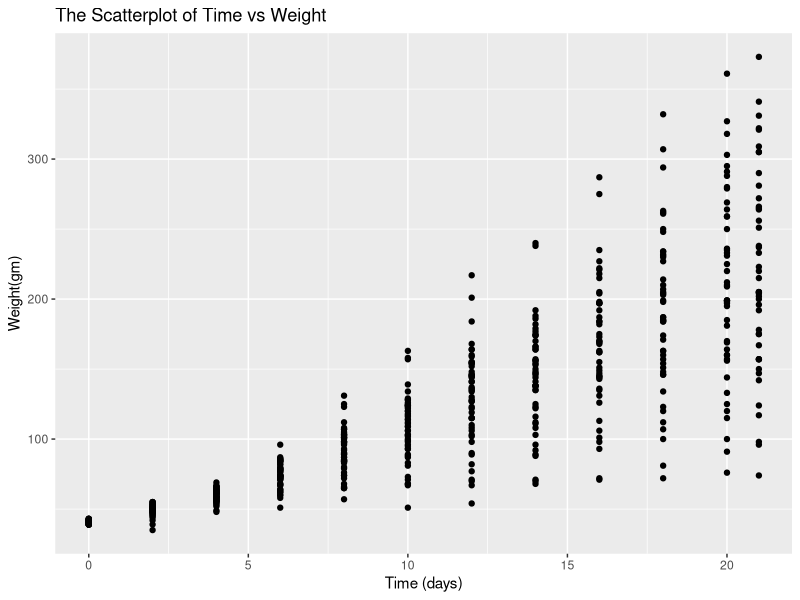
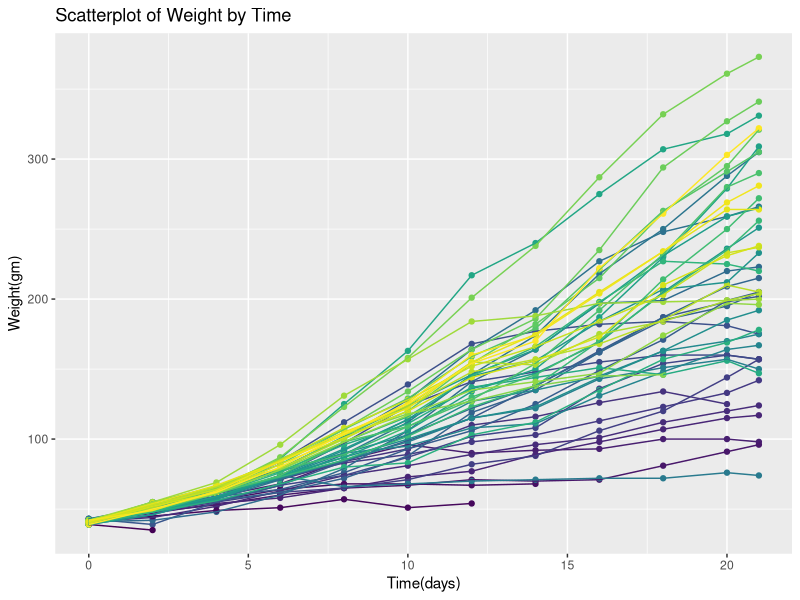
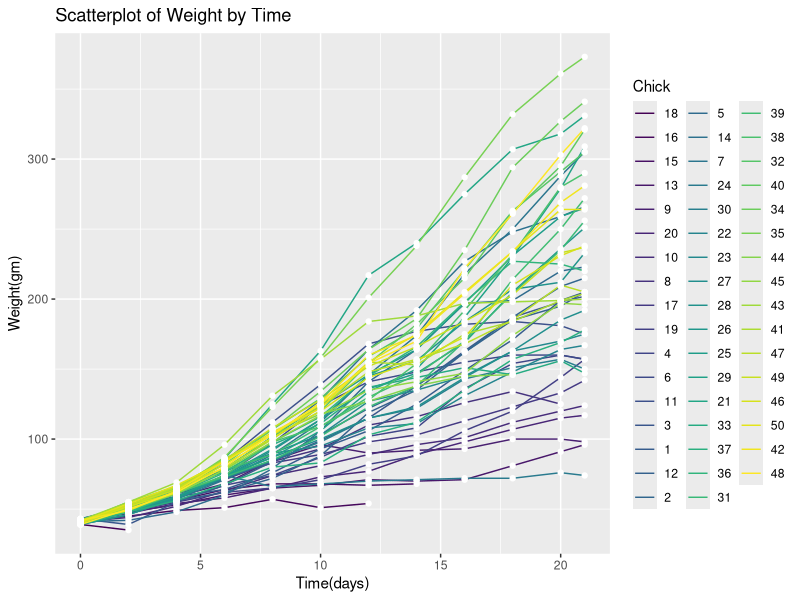
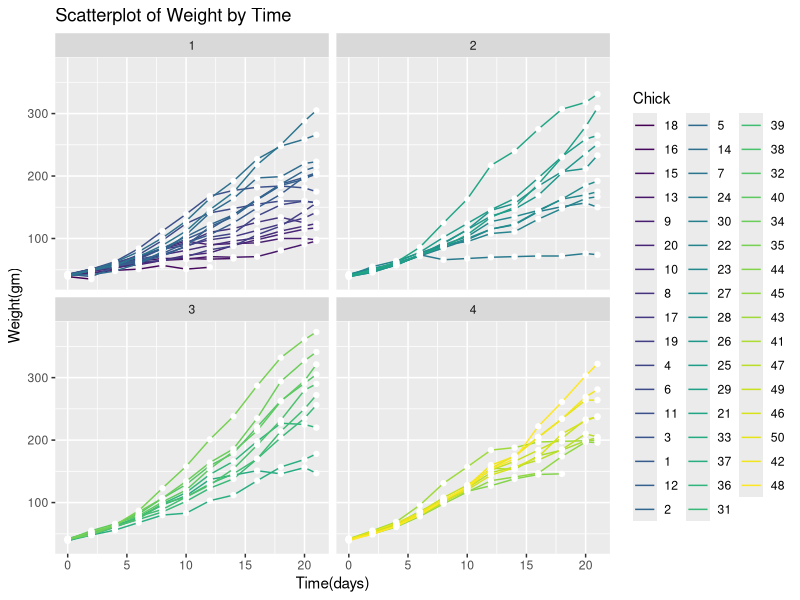
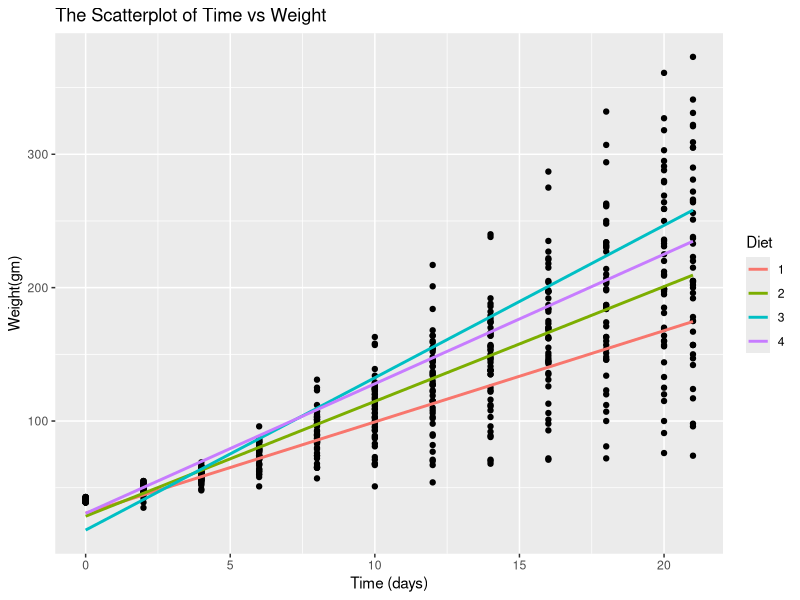
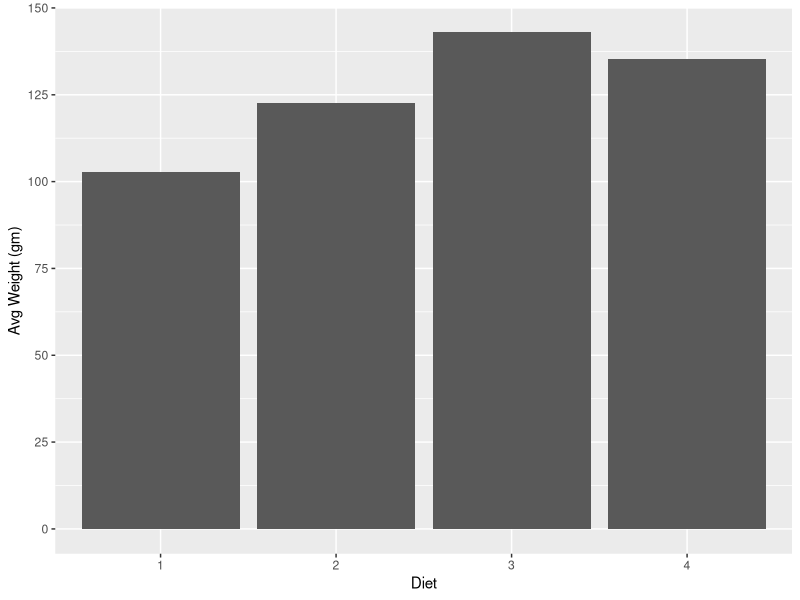
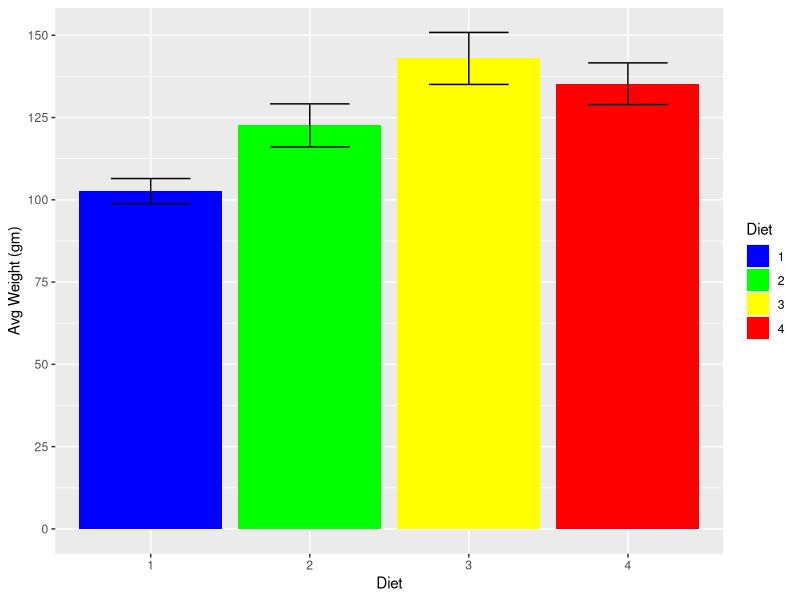
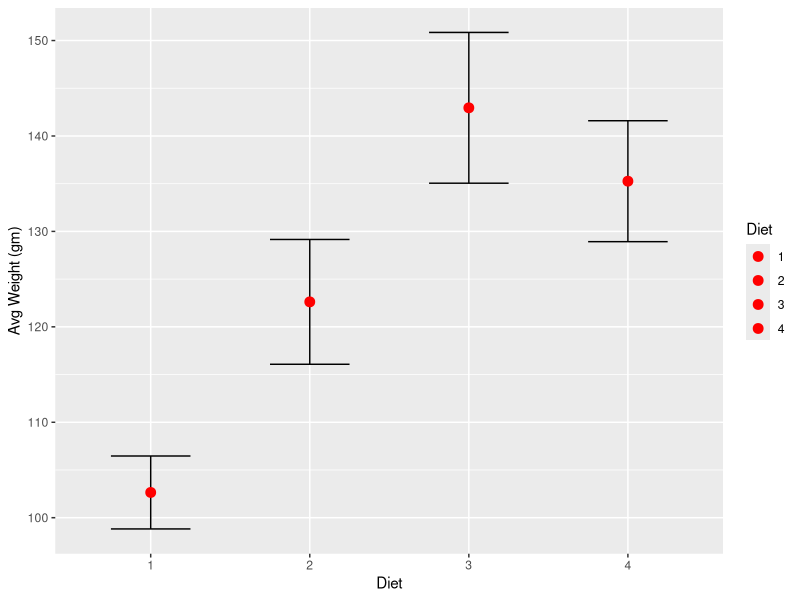

These charts were generated, in order, by the following R code:
## ---- chunk 1
knitr::opts_chunk$set(echo = TRUE, eval = TRUE, fig.align = "center", warning = F, message = F, R.options=list(max.print=100))

# Edit the file starting below
## ---- chunk 2
# Save dataset as a dataframe
ChickWeight <- as.data.frame(ChickWeight)

# Visuaize the first ten rows of the dataset
head(ChickWeight,10)
## ---- chunk 3
# find how many distinct chicks are there
length(table(ChickWeight$Chick))

# find how many distinct time points
length(table(ChickWeight$Time))

# find how many distinct diet conditions
length(table(ChickWeight$Diet))

# find how many chicks per diet condition
table(ChickWeight$Diet)

## ---- chunk 4
# Call package
library(ggplot2)

# scatterplot of Time vs weight
ggplot(data = ChickWeight, aes(x = Time, y = weight)) + geom_point() + ggtitle('The Scatterplot of Time vs Weight') + xlab('Time (days)') + ylab('Weight(gm)')

## ---- chunk 5
# create a scatterplot with colors that present different chicks
# remove the legends
ggplot(data = ChickWeight, aes(x = Time, y = weight, color = Chick)) + geom_point() + geom_line() + labs(title = 'Scatterplot of Weight by Time', x = 'Time(days)', y = 'Weight(gm)') + guides(color = FALSE, size = FALSE)

## ---- chunk 6
# scatterplot with white points and colored lines
temp1 <- ggplot(data = ChickWeight, aes(x = Time, y = weight)) + geom_line(aes(color = Chick)) + geom_point(color = 'white') + labs(title = 'Scatterplot of Weight by Time', x = 'Time(days)', y = 'Weight(gm)')
# geom_point(aes(color = 'white')) turns out yellow points
# geom_point(color = 'white') turns out white points
# use aes(color = ?) when color = some variable, use color = ? when color is simply color
temp1
## ---- chunk 7
# find which day was the last value of the chicks' weight
table(ChickWeight$Time)
## ---- chunk 8
# 
temp1 + facet_wrap(~Diet) + labs(title = 'Scatterplot of Weight by Time', x = 'Time(days)', y = 'Weight(gm)')

## ---- chunk 9
# add linear regression line to each diet. 
ggplot(data = ChickWeight, aes(x = Time, y = weight)) + geom_point() + ggtitle('The Scatterplot of Time vs Weight') + xlab('Time (days)') + ylab('Weight(gm)') + geom_smooth(se = FALSE, method="lm", aes(color = Diet))

## ---- chunk 10
# barplot
ggplot(ChickWeight, aes(x = Diet, y = weight)) + stat_summary(geom='bar', fun.y='mean') + scale_y_continuous(name = 'Avg Weight (gm)', breaks = seq(0, 150, by =25))

## ---- chunk 11
# add error bar with width = 0.5
# add color
ggplot(ChickWeight, aes(x = Diet, y = weight, fill = Diet)) + geom_bar(stat = 'summary', fun.y= mean) + scale_y_continuous(name = 'Avg Weight (gm)', breaks = seq(0, 150, by =25)) + geom_errorbar(stat = "summary", width = 0.5) + scale_fill_manual(values = c('blue','green','yellow','red'))


## ---- chunk 12
# change point size and color
ggplot(ChickWeight, aes(x = Diet, y = weight, fill = Diet)) + geom_errorbar(stat = "summary", width = 0.5) + geom_point(stat = 'summary', fun.y= mean, color = 'red', size = 3) + scale_y_continuous(name = 'Avg Weight (gm)') + scale_fill_manual(values = c('blue','green','yellow','red'))
## ---- chunk 13
## DO NOT DELETE THIS BLOCK!
Sys.info()
